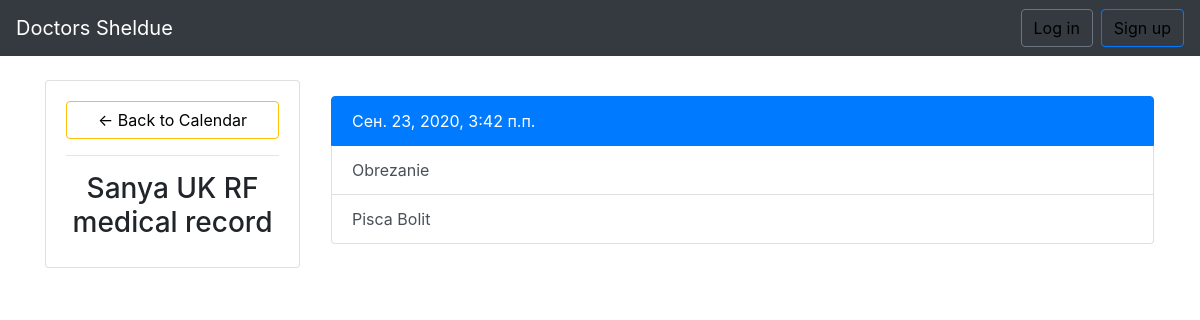
Page /event/edit/12 on the committed database.
### main/models.py (models this page shows, shortened)
class Event(models.Model):
    patient = models.ForeignKey(Patient, on_delete = models.CASCADE, blank=True, related_name='patient')
    doctor = models.ForeignKey(Doctor, on_delete = models.CASCADE, blank=True, related_name='doctors')
    title = models.CharField(max_length=200)
    description = models.TextField()
    start_time = models.DateTimeField()

class Patient(models.Model):
    user = models.OneToOneField(User, on_delete=models.CASCADE)
    name = models.CharField(max_length=50, help_text="Name of a user")

### main/views.py (the view)
# urls.py: path('event/edit/<int:event_id>', views.event, name='edit'),
def event(request, event_id=None):
    instance = Event()
    instance = get_object_or_404(Event, pk=event_id)
    data = {"event": instance}
    return render(request, 'event.html', context= data)

### templates/event.html (shortened to what this page needs)
{% extends "base.html" %}
{% load crispy_forms_tags %}
{% block content %}
<div class="row">
	<div class="col-md-3">
		<div class="card card-body">
			<a class="btn btn-warning" href="{% url 'home' %}"> &#8592; Back to Calendar</a>
			<hr>
			<h3 style="text-align: center"> {{ event.patient.name }} medical record</h3>
		</div>
	</div>
<div class="w-75 p-3">
<div class="list-group">
  <button type="button" class="list-group-item list-group-item-action active">
    {{ event.start_time }}
  </button>
  <button type="button" class="list-group-item list-group-item-action">{{ event.title }}</button>
  <button type="button" class="list-group-item list-group-item-action">{{ event.description }}</button>
</div>
</div>
{% endblock %}

### static/styles.css (style rules this page uses)
a { transition: color .2s; }
a:link { color: black; text-decoration: none; }
.btn { outline: none; color: black; background-color: transparent; box-shadow: 0 0 0 0; }

### rows in the picture
Event: patient.name "Sanya UK RF", start_time "Сен. 23, 2020, 3:42 п.п.", title "Obrezanie", description "Pisca Bolit"
